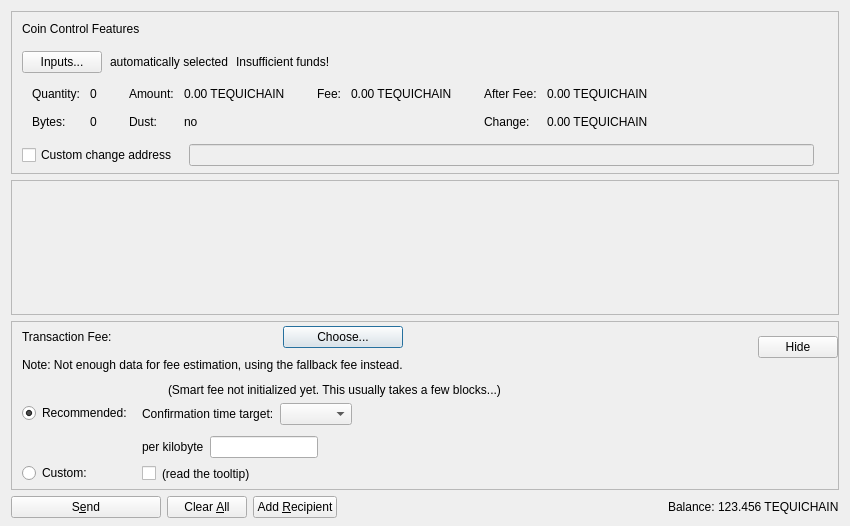
<?xml version="1.0" encoding="UTF-8"?>
<ui version="4.0">
 <class>SendCoinsDialog</class>
 <widget class="QDialog" name="SendCoinsDialog">
  <property name="geometry">
   <rect>
    <x>0</x>
    <y>0</y>
    <width>850</width>
    <height>526</height>
   </rect>
  </property>
  <property name="windowTitle">
   <string>Send Coins</string>
  </property>
  <layout class="QVBoxLayout" name="verticalLayout" stretch="0,1,0,0">
   <property name="bottomMargin">
    <number>8</number>
   </property>
   <item>
    <widget class="QFrame" name="frameCoinControl">
     <property name="sizePolicy">
      <sizepolicy hsizetype="Expanding" vsizetype="Expanding">
       <horstretch>0</horstretch>
       <verstretch>0</verstretch>
      </sizepolicy>
     </property>
     <property name="maximumSize">
      <size>
       <width>16777215</width>
       <height>16777215</height>
      </size>
     </property>
     <property name="frameShape">
      <enum>QFrame::StyledPanel</enum>
     </property>
     <property name="frameShadow">
      <enum>QFrame::Sunken</enum>
     </property>
     <layout class="QVBoxLayout" name="verticalLayoutCoinControl2">
      <property name="spacing">
       <number>0</number>
      </property>
      <property name="leftMargin">
       <number>0</number>
      </property>
      <property name="topMargin">
       <number>0</number>
      </property>
      <property name="rightMargin">
       <number>0</number>
      </property>
      <property name="bottomMargin">
       <number>6</number>
      </property>
      <item>
       <layout class="QVBoxLayout" name="verticalLayoutCoinControl" stretch="0,0,0,0,1">
        <property name="spacing">
         <number>0</number>
        </property>
        <property name="leftMargin">
         <number>10</number>
        </property>
        <property name="topMargin">
         <number>10</number>
        </property>
        <item>
         <layout class="QHBoxLayout" name="horizontalLayoutCoinControl1">
          <property name="bottomMargin">
           <number>15</number>
          </property>
          <item>
           <widget class="QLabel" name="labelCoinControlFeatures">
            <property name="sizePolicy">
             <sizepolicy hsizetype="Preferred" vsizetype="Maximum">
              <horstretch>0</horstretch>
              <verstretch>0</verstretch>
             </sizepolicy>
            </property>
            <property name="text">
             <string>Coin Control Features</string>
            </property>
           </widget>
          </item>
         </layout>
        </item>
        <item>
         <layout class="QHBoxLayout" name="horizontalLayoutCoinControl2" stretch="0,0,0,0">
          <property name="spacing">
           <number>8</number>
          </property>
          <property name="bottomMargin">
           <number>10</number>
          </property>
          <item>
           <widget class="QPushButton" name="pushButtonCoinControl">
            <property name="styleSheet">
             <string notr="true"/>
            </property>
            <property name="text">
             <string>Inputs...</string>
            </property>
            <property name="autoDefault">
             <bool>false</bool>
            </property>
           </widget>
          </item>
          <item>
           <widget class="QLabel" name="labelCoinControlAutomaticallySelected">
            <property name="text">
             <string>automatically selected</string>
            </property>
            <property name="margin">
             <number>5</number>
            </property>
           </widget>
          </item>
          <item>
           <widget class="QLabel" name="labelCoinControlInsuffFunds">
            <property name="text">
             <string>Insufficient funds!</string>
            </property>
            <property name="margin">
             <number>5</number>
            </property>
           </widget>
          </item>
          <item>
           <spacer name="horizontalSpacerCoinControl">
            <property name="orientation">
             <enum>Qt::Horizontal</enum>
            </property>
            <property name="sizeHint" stdset="0">
             <size>
              <width>40</width>
              <height>1</height>
             </size>
            </property>
           </spacer>
          </item>
         </layout>
        </item>
        <item>
         <widget class="QWidget" name="widgetCoinControl" native="true">
          <property name="sizePolicy">
           <sizepolicy hsizetype="Preferred" vsizetype="Preferred">
            <horstretch>0</horstretch>
            <verstretch>0</verstretch>
           </sizepolicy>
          </property>
          <property name="minimumSize">
           <size>
            <width>0</width>
            <height>0</height>
           </size>
          </property>
          <property name="styleSheet">
           <string notr="true"/>
          </property>
          <layout class="QHBoxLayout" name="horizontalLayoutCoinControl5">
           <property name="leftMargin">
            <number>0</number>
           </property>
           <property name="topMargin">
            <number>0</number>
           </property>
           <property name="rightMargin">
            <number>0</number>
           </property>
           <property name="bottomMargin">
            <number>0</number>
           </property>
           <item>
            <layout class="QHBoxLayout" name="horizontalLayoutCoinControl3" stretch="0,0,0,1">
             <property name="spacing">
              <number>20</number>
             </property>
             <property name="topMargin">
              <number>0</number>
             </property>
             <property name="bottomMargin">
              <number>10</number>
             </property>
             <item>
              <layout class="QFormLayout" name="formLayoutCoinControl1">
               <property name="horizontalSpacing">
                <number>10</number>
               </property>
               <property name="verticalSpacing">
                <number>14</number>
               </property>
               <property name="leftMargin">
                <number>10</number>
               </property>
               <property name="topMargin">
                <number>4</number>
               </property>
               <property name="rightMargin">
                <number>6</number>
               </property>
               <item row="0" column="0">
                <widget class="QLabel" name="labelCoinControlQuantityText">
                 <property name="text">
                  <string>Quantity:</string>
                 </property>
                 <property name="margin">
                  <number>0</number>
                 </property>
                </widget>
               </item>
               <item row="0" column="1">
                <widget class="QLabel" name="labelCoinControlQuantity">
                 <property name="cursor">
                  <cursorShape>IBeamCursor</cursorShape>
                 </property>
                 <property name="contextMenuPolicy">
                  <enum>Qt::ActionsContextMenu</enum>
                 </property>
                 <property name="text">
                  <string notr="true">0</string>
                 </property>
                 <property name="margin">
                  <number>0</number>
                 </property>
                 <property name="textInteractionFlags">
                  <set>Qt::LinksAccessibleByMouse|Qt::TextSelectableByKeyboard|Qt::TextSelectableByMouse</set>
                 </property>
                </widget>
               </item>
               <item row="1" column="0">
                <widget class="QLabel" name="labelCoinControlBytesText">
                 <property name="text">
                  <string>Bytes:</string>
                 </property>
                </widget>
               </item>
               <item row="1" column="1">
                <widget class="QLabel" name="labelCoinControlBytes">
                 <property name="cursor">
                  <cursorShape>IBeamCursor</cursorShape>
                 </property>
                 <property name="contextMenuPolicy">
                  <enum>Qt::ActionsContextMenu</enum>
                 </property>
                 <property name="text">
                  <string notr="true">0</string>
                 </property>
                 <property name="textInteractionFlags">
                  <set>Qt::LinksAccessibleByMouse|Qt::TextSelectableByKeyboard|Qt::TextSelectableByMouse</set>
                 </property>
                </widget>
               </item>
              </layout>
             </item>
             <item>
              <layout class="QFormLayout" name="formLayoutCoinControl2">
               <property name="horizontalSpacing">
                <number>10</number>
               </property>
               <property name="verticalSpacing">
                <number>14</number>
               </property>
               <property name="leftMargin">
                <number>6</number>
               </property>
               <property name="topMargin">
                <number>4</number>
               </property>
               <property name="rightMargin">
                <number>6</number>
               </property>
               <item row="0" column="0">
                <widget class="QLabel" name="labelCoinControlAmountText">
                 <property name="text">
                  <string>Amount:</string>
                 </property>
                 <property name="margin">
                  <number>0</number>
                 </property>
                </widget>
               </item>
               <item row="0" column="1">
                <widget class="QLabel" name="labelCoinControlAmount">
                 <property name="cursor">
                  <cursorShape>IBeamCursor</cursorShape>
                 </property>
                 <property name="contextMenuPolicy">
                  <enum>Qt::ActionsContextMenu</enum>
                 </property>
                 <property name="text">
                  <string notr="true">0.00 TEQUICHAIN</string>
                 </property>
                 <property name="textInteractionFlags">
                  <set>Qt::LinksAccessibleByMouse|Qt::TextSelectableByKeyboard|Qt::TextSelectableByMouse</set>
                 </property>
                </widget>
               </item>
               <item row="1" column="0">
                <widget class="QLabel" name="labelCoinControlLowOutputText">
                 <property name="text">
                  <string>Dust:</string>
                 </property>
                </widget>
               </item>
               <item row="1" column="1">
                <widget class="QLabel" name="labelCoinControlLowOutput">
                 <property name="cursor">
                  <cursorShape>IBeamCursor</cursorShape>
                 </property>
                 <property name="contextMenuPolicy">
                  <enum>Qt::ActionsContextMenu</enum>
                 </property>
                 <property name="text">
                  <string notr="true">no</string>
                 </property>
                 <property name="textInteractionFlags">
                  <set>Qt::LinksAccessibleByMouse|Qt::TextSelectableByKeyboard|Qt::TextSelectableByMouse</set>
                 </property>
                </widget>
               </item>
              </layout>
             </item>
             <item>
              <layout class="QFormLayout" name="formLayoutCoinControl3">
               <property name="horizontalSpacing">
                <number>10</number>
               </property>
               <property name="verticalSpacing">
                <number>14</number>
               </property>
               <property name="leftMargin">
                <number>6</number>
               </property>
               <property name="topMargin">
                <number>4</number>
               </property>
               <property name="rightMargin">
                <number>6</number>
               </property>
               <item row="0" column="0">
                <widget class="QLabel" name="labelCoinControlFeeText">
                 <property name="text">
                  <string>Fee:</string>
                 </property>
                 <property name="margin">
                  <number>0</number>
                 </property>
                </widget>
               </item>
               <item row="0" column="1">
                <widget class="QLabel" name="labelCoinControlFee">
                 <property name="cursor">
                  <cursorShape>IBeamCursor</cursorShape>
                 </property>
                 <property name="contextMenuPolicy">
                  <enum>Qt::ActionsContextMenu</enum>
                 </property>
                 <property name="text">
                  <string notr="true">0.00 TEQUICHAIN</string>
                 </property>
                 <property name="textInteractionFlags">
                  <set>Qt::LinksAccessibleByMouse|Qt::TextSelectableByKeyboard|Qt::TextSelectableByMouse</set>
                 </property>
                </widget>
               </item>
              </layout>
             </item>
             <item>
              <layout class="QFormLayout" name="formLayoutCoinControl4">
               <property name="horizontalSpacing">
                <number>10</number>
               </property>
               <property name="verticalSpacing">
                <number>14</number>
               </property>
               <property name="leftMargin">
                <number>6</number>
               </property>
               <property name="topMargin">
                <number>4</number>
               </property>
               <property name="rightMargin">
                <number>6</number>
               </property>
               <item row="0" column="0">
                <widget class="QLabel" name="labelCoinControlAfterFeeText">
                 <property name="text">
                  <string>After Fee:</string>
                 </property>
                 <property name="margin">
                  <number>0</number>
                 </property>
                </widget>
               </item>
               <item row="0" column="1">
                <widget class="QLabel" name="labelCoinControlAfterFee">
                 <property name="cursor">
                  <cursorShape>IBeamCursor</cursorShape>
                 </property>
                 <property name="contextMenuPolicy">
                  <enum>Qt::ActionsContextMenu</enum>
                 </property>
                 <property name="text">
                  <string notr="true">0.00 TEQUICHAIN</string>
                 </property>
                 <property name="textInteractionFlags">
                  <set>Qt::LinksAccessibleByMouse|Qt::TextSelectableByKeyboard|Qt::TextSelectableByMouse</set>
                 </property>
                </widget>
               </item>
               <item row="1" column="0">
                <widget class="QLabel" name="labelCoinControlChangeText">
                 <property name="text">
                  <string>Change:</string>
                 </property>
                </widget>
               </item>
               <item row="1" column="1">
                <widget class="QLabel" name="labelCoinControlChange">
                 <property name="cursor">
                  <cursorShape>IBeamCursor</cursorShape>
                 </property>
                 <property name="contextMenuPolicy">
                  <enum>Qt::ActionsContextMenu</enum>
                 </property>
                 <property name="text">
                  <string notr="true">0.00 TEQUICHAIN</string>
                 </property>
                 <property name="textInteractionFlags">
                  <set>Qt::LinksAccessibleByMouse|Qt::TextSelectableByKeyboard|Qt::TextSelectableByMouse</set>
                 </property>
                </widget>
               </item>
              </layout>
             </item>
            </layout>
           </item>
          </layout>
         </widget>
        </item>
        <item>
         <layout class="QHBoxLayout" name="horizontalLayoutCoinControl4" stretch="0,0,0">
          <property name="spacing">
           <number>12</number>
          </property>
          <property name="sizeConstraint">
           <enum>QLayout::SetDefaultConstraint</enum>
          </property>
          <property name="topMargin">
           <number>5</number>
          </property>
          <property name="rightMargin">
           <number>5</number>
          </property>
          <item>
           <widget class="QCheckBox" name="checkBoxCoinControlChange">
            <property name="toolTip">
             <string>If this is activated, but the change address is empty or invalid, change will be sent to a newly generated address.</string>
            </property>
            <property name="text">
             <string>Custom change address</string>
            </property>
           </widget>
          </item>
          <item>
           <widget class="QValidatedLineEdit" name="lineEditCoinControlChange">
            <property name="enabled">
             <bool>false</bool>
            </property>
            <property name="sizePolicy">
             <sizepolicy hsizetype="Expanding" vsizetype="Fixed">
              <horstretch>0</horstretch>
              <verstretch>0</verstretch>
             </sizepolicy>
            </property>
           </widget>
          </item>
          <item>
           <widget class="QLabel" name="labelCoinControlChangeLabel">
            <property name="sizePolicy">
             <sizepolicy hsizetype="Preferred" vsizetype="Expanding">
              <horstretch>0</horstretch>
              <verstretch>0</verstretch>
             </sizepolicy>
            </property>
            <property name="minimumSize">
             <size>
              <width>0</width>
              <height>0</height>
             </size>
            </property>
            <property name="text">
             <string/>
            </property>
            <property name="margin">
             <number>3</number>
            </property>
           </widget>
          </item>
         </layout>
        </item>
        <item>
         <spacer name="verticalSpacerCoinControl">
          <property name="orientation">
           <enum>Qt::Vertical</enum>
          </property>
          <property name="sizeHint" stdset="0">
           <size>
            <width>800</width>
            <height>1</height>
           </size>
          </property>
         </spacer>
        </item>
       </layout>
      </item>
     </layout>
    </widget>
   </item>
   <item>
    <widget class="QScrollArea" name="scrollArea">
     <property name="widgetResizable">
      <bool>true</bool>
     </property>
     <widget class="QWidget" name="scrollAreaWidgetContents">
      <property name="geometry">
       <rect>
        <x>0</x>
        <y>0</y>
        <width>830</width>
        <height>104</height>
       </rect>
      </property>
      <layout class="QVBoxLayout" name="verticalLayout_2" stretch="0,1">
       <property name="leftMargin">
        <number>0</number>
       </property>
       <property name="topMargin">
        <number>0</number>
       </property>
       <property name="rightMargin">
        <number>0</number>
       </property>
       <property name="bottomMargin">
        <number>0</number>
       </property>
       <item>
        <layout class="QVBoxLayout" name="entries">
         <property name="spacing">
          <number>6</number>
         </property>
        </layout>
       </item>
       <item>
        <spacer name="verticalSpacer">
         <property name="orientation">
          <enum>Qt::Vertical</enum>
         </property>
         <property name="sizeHint" stdset="0">
          <size>
           <width>20</width>
           <height>40</height>
          </size>
         </property>
        </spacer>
       </item>
      </layout>
     </widget>
    </widget>
   </item>
   <item>
    <widget class="QFrame" name="frameFee">
     <property name="sizePolicy">
      <sizepolicy hsizetype="Expanding" vsizetype="Expanding">
       <horstretch>0</horstretch>
       <verstretch>0</verstretch>
      </sizepolicy>
     </property>
     <property name="maximumSize">
      <size>
       <width>16777215</width>
       <height>16777215</height>
      </size>
     </property>
     <property name="frameShape">
      <enum>QFrame::StyledPanel</enum>
     </property>
     <property name="frameShadow">
      <enum>QFrame::Sunken</enum>
     </property>
     <layout class="QVBoxLayout" name="verticalLayoutFee1">
      <property name="spacing">
       <number>0</number>
      </property>
      <property name="leftMargin">
       <number>0</number>
      </property>
      <property name="topMargin">
       <number>0</number>
      </property>
      <property name="rightMargin">
       <number>0</number>
      </property>
      <property name="bottomMargin">
       <number>0</number>
      </property>
      <item>
       <layout class="QVBoxLayout" name="verticalLayoutFee2" stretch="0,0,0">
        <property name="spacing">
         <number>0</number>
        </property>
        <property name="leftMargin">
         <number>10</number>
        </property>
        <property name="topMargin">
         <number>0</number>
        </property>
        <item>
         <layout class="QHBoxLayout" name="horizontalLayoutFee1">
          <property name="bottomMargin">
           <number>0</number>
          </property>
          <item>
           <layout class="QVBoxLayout" name="verticalLayoutFee7">
            <property name="spacing">
             <number>0</number>
            </property>
            <item>
             <spacer name="verticalSpacerSmartFee">
              <property name="orientation">
               <enum>Qt::Vertical</enum>
              </property>
              <property name="sizeType">
               <enum>QSizePolicy::Fixed</enum>
              </property>
              <property name="sizeHint" stdset="0">
               <size>
                <width>1</width>
                <height>4</height>
               </size>
              </property>
             </spacer>
            </item>
            <item>
             <layout class="QHBoxLayout" name="horizontalLayoutSmartFee">
              <property name="spacing">
               <number>10</number>
              </property>
              <item>
               <widget class="QLabel" name="labelFeeHeadline">
                <property name="sizePolicy">
                 <sizepolicy hsizetype="Preferred" vsizetype="Maximum">
                  <horstretch>0</horstretch>
                  <verstretch>0</verstretch>
                 </sizepolicy>
                </property>
                <property name="text">
                 <string>Transaction Fee:</string>
                </property>
               </widget>
              </item>
              <item>
               <widget class="QLabel" name="labelFeeMinimized">
                <property name="text">
                 <string/>
                </property>
               </widget>
              </item>
              <item>
               <widget class="QPushButton" name="buttonChooseFee">
                <property name="text">
                 <string>Choose...</string>
                </property>
               </widget>
              </item>
             </layout>
            </item>
            <item>
             <spacer name="verticalSpacer_7">
              <property name="orientation">
               <enum>Qt::Vertical</enum>
              </property>
              <property name="sizeHint" stdset="0">
               <size>
                <width>1</width>
                <height>10</height>
               </size>
              </property>
             </spacer>
            </item>
            <item>
             <widget class="QLabel" name="fallbackFeeWarningLabel">
              <property name="toolTip">
               <string>Using the fallbackfee can result in sending a transaction that will take several hours or days (or never) to confirm. Consider choosing your fee manually or wait until you have validated the complete chain.</string>
              </property>
              <property name="text">
               <string>Note: Not enough data for fee estimation, using the fallback fee instead.</string>
              </property>
              <property name="wordWrap">
               <bool>false</bool>
              </property>
             </widget>
            </item>
            <item>
             <spacer name="verticalSpacer_5">
              <property name="orientation">
               <enum>Qt::Vertical</enum>
              </property>
              <property name="sizeHint" stdset="0">
               <size>
                <width>1</width>
                <height>1</height>
               </size>
              </property>
             </spacer>
            </item>
           </layout>
          </item>
          <item>
           <spacer name="horizontalSpacer_4">
            <property name="orientation">
             <enum>Qt::Horizontal</enum>
            </property>
            <property name="sizeHint" stdset="0">
             <size>
              <width>1</width>
              <height>1</height>
             </size>
            </property>
           </spacer>
          </item>
          <item>
           <widget class="QPushButton" name="buttonMinimizeFee">
            <property name="toolTip">
             <string>collapse fee-settings</string>
            </property>
            <property name="text">
             <string>Hide</string>
            </property>
           </widget>
          </item>
         </layout>
        </item>
        <item>
         <widget class="QFrame" name="frameFeeSelection">
          <layout class="QVBoxLayout" name="verticalLayoutFee12">
           <property name="spacing">
            <number>0</number>
           </property>
           <property name="leftMargin">
            <number>0</number>
           </property>
           <property name="topMargin">
            <number>0</number>
           </property>
           <property name="rightMargin">
            <number>0</number>
           </property>
           <property name="bottomMargin">
            <number>0</number>
           </property>
           <item>
            <layout class="QGridLayout" name="gridLayoutFee">
             <property name="topMargin">
              <number>10</number>
             </property>
             <property name="bottomMargin">
              <number>4</number>
             </property>
             <property name="horizontalSpacing">
              <number>10</number>
             </property>
             <property name="verticalSpacing">
              <number>4</number>
             </property>
             <item row="1" column="1">
              <layout class="QVBoxLayout" name="verticalLayoutFee8">
               <property name="spacing">
                <number>6</number>
               </property>
               <property name="topMargin">
                <number>3</number>
               </property>
               <item>
                <layout class="QHBoxLayout" name="horizontalLayoutFee13" stretch="0,0,1">
                 <item>
                  <widget class="QLabel" name="labelCustomPerKilobyte">
                   <property name="toolTip">
                    <string>If the custom fee is set to 1000 ruffs and the transaction is only 250 bytes, then &quot;per kilobyte&quot; only pays 250 ruffs in fee,&lt;br /&gt;while &quot;at least&quot; pays 1000 ruffs. For transactions bigger than a kilobyte both pay by kilobyte.</string>
                   </property>
                   <property name="text">
                    <string>per kilobyte</string>
                   </property>
                  </widget>
                 </item>
                 <item>
                  <widget class="BitcoinAmountField" name="customFee"/>
                 </item>
                 <item>
                  <spacer name="horizontalSpacer_6">
                   <property name="orientation">
                    <enum>Qt::Horizontal</enum>
                   </property>
                   <property name="sizeHint" stdset="0">
                    <size>
                     <width>1</width>
                     <height>1</height>
                    </size>
                   </property>
                  </spacer>
                 </item>
                </layout>
               </item>
               <item>
                <layout class="QHBoxLayout" name="horizontalLayoutFee8">
                 <item>
                  <widget class="QCheckBox" name="checkBoxMinimumFee">
                   <property name="toolTip">
                    <string>Paying only the minimum fee is just fine as long as there is less transaction volume than space in the blocks.&lt;br /&gt;But be aware that this can end up in a never confirming transaction once there is more demand for tequichain transactions than the network can process.</string>
                   </property>
                   <property name="text">
                    <string/>
                   </property>
                  </widget>
                 </item>
                 <item>
                  <widget class="QLabel" name="labelMinFeeWarning">
                   <property name="enabled">
                    <bool>true</bool>
                   </property>
                   <property name="toolTip">
                    <string>Paying only the minimum fee is just fine as long as there is less transaction volume than space in the blocks.&lt;br /&gt;But be aware that this can end up in a never confirming transaction once there is more demand for tequichain transactions than the network can process.</string>
                   </property>
                   <property name="text">
                    <string>(read the tooltip)</string>
                   </property>
                   <property name="margin">
                    <number>5</number>
                   </property>
                  </widget>
                 </item>
                 <item>
                  <spacer name="horizontalSpacer_2">
                   <property name="orientation">
                    <enum>Qt::Horizontal</enum>
                   </property>
                   <property name="sizeHint" stdset="0">
                    <size>
                     <width>1</width>
                     <height>1</height>
                    </size>
                   </property>
                  </spacer>
                 </item>
                </layout>
               </item>
              </layout>
             </item>
             <item row="0" column="0">
              <layout class="QVBoxLayout" name="verticalLayoutFee4" stretch="0,1">
               <property name="topMargin">
                <number>20</number>
               </property>
               <property name="bottomMargin">
                <number>3</number>
               </property>
               <item>
                <widget class="QRadioButton" name="radioSmartFee">
                 <property name="text">
                  <string>Recommended:</string>
                 </property>
                 <property name="checked">
                  <bool>true</bool>
                 </property>
                 <attribute name="buttonGroup">
                  <string notr="true">groupFee</string>
                 </attribute>
                </widget>
               </item>
               <item>
                <spacer name="verticalSpacer_2">
                 <property name="orientation">
                  <enum>Qt::Vertical</enum>
                 </property>
                 <property name="sizeHint" stdset="0">
                  <size>
                   <width>1</width>
                   <height>1</height>
                  </size>
                 </property>
                </spacer>
               </item>
              </layout>
             </item>
             <item row="1" column="0">
              <layout class="QVBoxLayout" name="verticalLayoutFee9" stretch="0,1">
               <property name="topMargin">
                <number>30</number>
               </property>
               <item>
                <widget class="QRadioButton" name="radioCustomFee">
                 <property name="text">
                  <string>Custom:</string>
                 </property>
                 <attribute name="buttonGroup">
                  <string notr="true">groupFee</string>
                 </attribute>
                </widget>
               </item>
               <item>
                <spacer name="verticalSpacer_6">
                 <property name="orientation">
                  <enum>Qt::Vertical</enum>
                 </property>
                 <property name="sizeHint" stdset="0">
                  <size>
                   <width>1</width>
                   <height>1</height>
                  </size>
                 </property>
                </spacer>
               </item>
              </layout>
             </item>
             <item row="0" column="1">
              <layout class="QVBoxLayout" name="verticalLayoutFee3" stretch="0,0,1">
               <property name="spacing">
                <number>6</number>
               </property>
               <property name="topMargin">
                <number>0</number>
               </property>
               <property name="bottomMargin">
                <number>3</number>
               </property>
               <item>
                <layout class="QHBoxLayout" name="horizontalLayoutFee12">
                 <item>
                  <widget class="QLabel" name="labelSmartFee">
                   <property name="text">
                    <string/>
                   </property>
                   <property name="margin">
                    <number>2</number>
                   </property>
                  </widget>
                 </item>
                 <item>
                  <widget class="QLabel" name="labelFeeEstimation">
                   <property name="text">
                    <string/>
                   </property>
                  </widget>
                 </item>
                 <item>
                  <widget class="QLabel" name="labelSmartFee2">
                   <property name="text">
                    <string>(Smart fee not initialized yet. This usually takes a few blocks...)</string>
                   </property>
                   <property name="margin">
                    <number>2</number>
                   </property>
                  </widget>
                 </item>
                 <item>
                  <spacer name="horizontalSpacer_5">
                   <property name="orientation">
                    <enum>Qt::Horizontal</enum>
                   </property>
                   <property name="sizeHint" stdset="0">
                    <size>
                     <width>1</width>
                     <height>1</height>
                    </size>
                   </property>
                  </spacer>
                 </item>
                </layout>
               </item>
               <item>
                <layout class="QHBoxLayout" name="horizontalLayoutFee9">
                 <item>
                  <layout class="QVBoxLayout" name="verticalLayoutFee6">
                   <item>
                    <widget class="QLabel" name="labelSmartFee3">
                     <property name="text">
                      <string>Confirmation time target:</string>
                     </property>
                     <property name="margin">
                      <number>2</number>
                     </property>
                    </widget>
                   </item>
                  </layout>
                 </item>
                 <item>
                  <layout class="QVBoxLayout" name="verticalLayoutFee5">
                   <property name="rightMargin">
                    <number>30</number>
                   </property>
                   <item>
                    <layout class="QHBoxLayout" name="horizontalLayoutConfTarget">
                     <property name="bottomMargin">
                      <number>0</number>
                     </property>
                     <item>
                      <widget class="QComboBox" name="confTargetSelector"/>
                     </item>
                     <item>
                      <spacer name="horizontalSpacerConfTarget">
                       <property name="orientation">
                        <enum>Qt::Horizontal</enum>
                       </property>
                       <property name="sizeHint" stdset="0">
                        <size>
                         <width>40</width>
                         <height>20</height>
                        </size>
                       </property>
                      </spacer>
                     </item>
                    </layout>
                   </item>
                  </layout>
                 </item>
                </layout>
               </item>
               <item>
                <spacer name="verticalSpacer_4">
                 <property name="orientation">
                  <enum>Qt::Vertical</enum>
                 </property>
                 <property name="sizeHint" stdset="0">
                  <size>
                   <width>1</width>
                   <height>1</height>
                  </size>
                 </property>
                </spacer>
               </item>
              </layout>
             </item>
            </layout>
           </item>
          </layout>
         </widget>
        </item>
        <item>
         <spacer name="verticalSpacerFee">
          <property name="orientation">
           <enum>Qt::Vertical</enum>
          </property>
          <property name="sizeHint" stdset="0">
           <size>
            <width>800</width>
            <height>1</height>
           </size>
          </property>
         </spacer>
        </item>
       </layout>
      </item>
     </layout>
    </widget>
   </item>
   <item>
    <layout class="QHBoxLayout" name="horizontalLayout">
     <item>
      <widget class="QPushButton" name="sendButton">
       <property name="minimumSize">
        <size>
         <width>150</width>
         <height>0</height>
        </size>
       </property>
       <property name="toolTip">
        <string>Confirm the send action</string>
       </property>
       <property name="text">
        <string>S&amp;end</string>
       </property>
       <property name="autoDefault">
        <bool>false</bool>
       </property>
       <property name="default">
        <bool>false</bool>
       </property>
      </widget>
     </item>
     <item>
      <widget class="QPushButton" name="clearButton">
       <property name="sizePolicy">
        <sizepolicy hsizetype="Minimum" vsizetype="Fixed">
         <horstretch>0</horstretch>
         <verstretch>0</verstretch>
        </sizepolicy>
       </property>
       <property name="toolTip">
        <string>Clear all fields of the form.</string>
       </property>
       <property name="text">
        <string>Clear &amp;All</string>
       </property>
       <property name="autoDefault">
        <bool>false</bool>
       </property>
      </widget>
     </item>
     <item>
      <widget class="QPushButton" name="addButton">
       <property name="toolTip">
        <string>Send to multiple recipients at once</string>
       </property>
       <property name="text">
        <string>Add &amp;Recipient</string>
       </property>
       <property name="autoDefault">
        <bool>false</bool>
       </property>
      </widget>
     </item>
     <item>
      <spacer name="horizontalSpacer">
       <property name="orientation">
        <enum>Qt::Horizontal</enum>
       </property>
       <property name="sizeHint" stdset="0">
        <size>
         <width>40</width>
         <height>20</height>
        </size>
       </property>
      </spacer>
     </item>
     <item>
      <layout class="QHBoxLayout" name="horizontalLayout_2">
       <property name="spacing">
        <number>3</number>
       </property>
       <item>
        <widget class="QLabel" name="labelBalanceText">
         <property name="text">
          <string>Balance:</string>
         </property>
        </widget>
       </item>
       <item>
        <widget class="QLabel" name="labelBalance">
         <property name="sizePolicy">
          <sizepolicy hsizetype="Preferred" vsizetype="Preferred">
           <horstretch>0</horstretch>
           <verstretch>0</verstretch>
          </sizepolicy>
         </property>
         <property name="cursor">
          <cursorShape>IBeamCursor</cursorShape>
         </property>
         <property name="text">
          <string notr="true">123.456 TEQUICHAIN</string>
         </property>
         <property name="textInteractionFlags">
          <set>Qt::LinksAccessibleByMouse|Qt::TextSelectableByKeyboard|Qt::TextSelectableByMouse</set>
         </property>
        </widget>
       </item>
      </layout>
     </item>
    </layout>
   </item>
  </layout>
 </widget>
 <customwidgets>
  <customwidget>
   <class>QValidatedLineEdit</class>
   <extends>QLineEdit</extends>
   <header>qt/qvalidatedlineedit.h</header>
  </customwidget>
  <customwidget>
   <class>BitcoinAmountField</class>
   <extends>QLineEdit</extends>
   <header>qt/bitcoinamountfield.h</header>
   <container>1</container>
  </customwidget>
 </customwidgets>
 <resources>
  <include location="../tequichain.qrc"/>
 </resources>
 <connections/>
 <buttongroups>
  <buttongroup name="groupFee"/>
 </buttongroups>
</ui>
